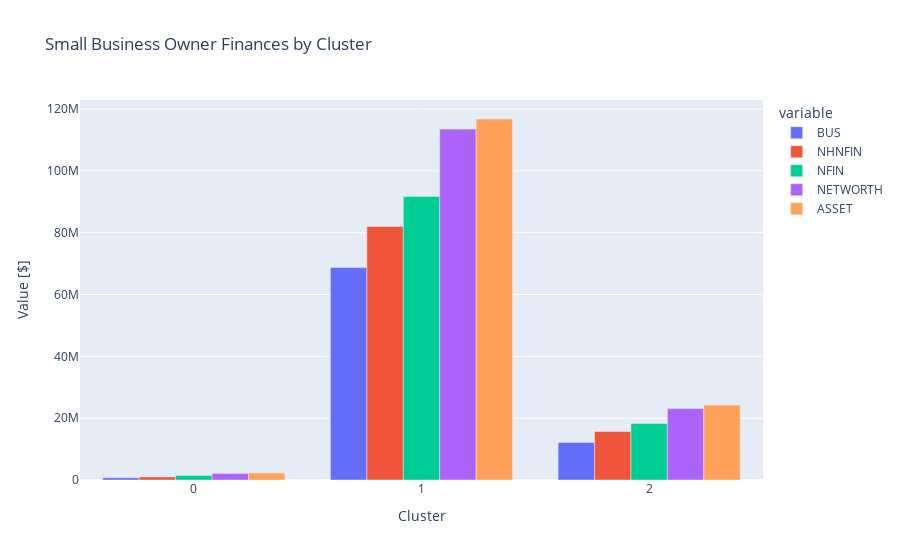

Notebook code for this chart:
### Code cell
# Create side-by-side bar chart of `xgb`
fig = px.bar(
    xgb,
    barmode="group",
    title="Small Business Owner Finances by Cluster"
)
fig.update_layout(xaxis_title="Cluster", yaxis_title="Value [$]")


fig.show()

### Figure 1 — Plotly figure (JSON) as saved in the notebook; plotly's stock layout.template omitted (floating-point values rounded to 4 significant figures)
{"data": [{"alignmentgroup": "True", "hovertemplate": "variable=BUS<br>index=%{x}<br>value=%{y}<extra></extra>", "legendgroup": "BUS", "marker": {"color": "#636efa", "pattern": {"shape": ""}}, "name": "BUS", "offsetgroup": "BUS", "orientation": "v", "showlegend": true, "textposition": "auto", "type": "bar", "x": [0, 1, 2], "xaxis": "x", "y": [736700.0, 68740000.0, 12160000.0], "yaxis": "y"}, {"alignmentgroup": "True", "hovertemplate": "variable=NHNFIN<br>index=%{x}<br>value=%{y}<extra></extra>", "legendgroup": "NHNFIN", "marker": {"color": "#EF553B", "pattern": {"shape": ""}}, "name": "NHNFIN", "offsetgroup": "NHNFIN", "orientation": "v", "showlegend": true, "textposition": "auto", "type": "bar", "x": [0, 1, 2], "xaxis": "x", "y": [1002000.0, 82020000.0, 15680000.0], "yaxis": "y"}, {"alignmentgroup": "True", "hovertemplate": "variable=NFIN<br>index=%{x}<br>value=%{y}<extra></extra>", "legendgroup": "NFIN", "marker": {"color": "#00cc96", "pattern": {"shape": ""}}, "name": "NFIN", "offsetgroup": "NFIN", "orientation": "v", "showlegend": true, "textposition": "auto", "type": "bar", "x": [0, 1, 2], "xaxis": "x", "y": [1488000.0, 91700000.0, 18290000.0], "yaxis": "y"}, {"alignmentgroup": "True", "hovertemplate": "variable=NETWORTH<br>index=%{x}<br>value=%{y}<extra></extra>", "legendgroup": "NETWORTH", "marker": {"color": "#ab63fa", "pattern": {"shape": ""}}, "name": "NETWORTH", "offsetgroup": "NETWORTH", "orientation": "v", "showlegend": true, "textposition": "auto", "type": "bar", "x": [0, 1, 2], "xaxis": "x", "y": [2076000.0, 113500000.0, 23100000.0], "yaxis": "y"}, {"alignmentgroup": "True", "hovertemplate": "variable=ASSET<br>index=%{x}<br>value=%{y}<extra></extra>", "legendgroup": "ASSET", "marker": {"color": "#FFA15A", "pattern": {"shape": ""}}, "name": "ASSET", "offsetgroup": "ASSET", "orientation": "v", "showlegend": true, "textposition": "auto", "type": "bar", "x": [0, 1, 2], "xaxis": "x", "y": [2281000.0, 116800000.0, 24230000.0], "yaxis": "y"}], "layout": {"barmode": "group", "legend": {"title": {"text": "variable"}, "tracegroupgap": 0}, "title": {"text": "Small Business Owner Finances by Cluster"}, "xaxis": {"anchor": "y", "domain": [0, 1], "title": {"text": "Cluster"}}, "yaxis": {"anchor": "x", "domain": [0, 1], "title": {"text": "Value [$]"}}}}
